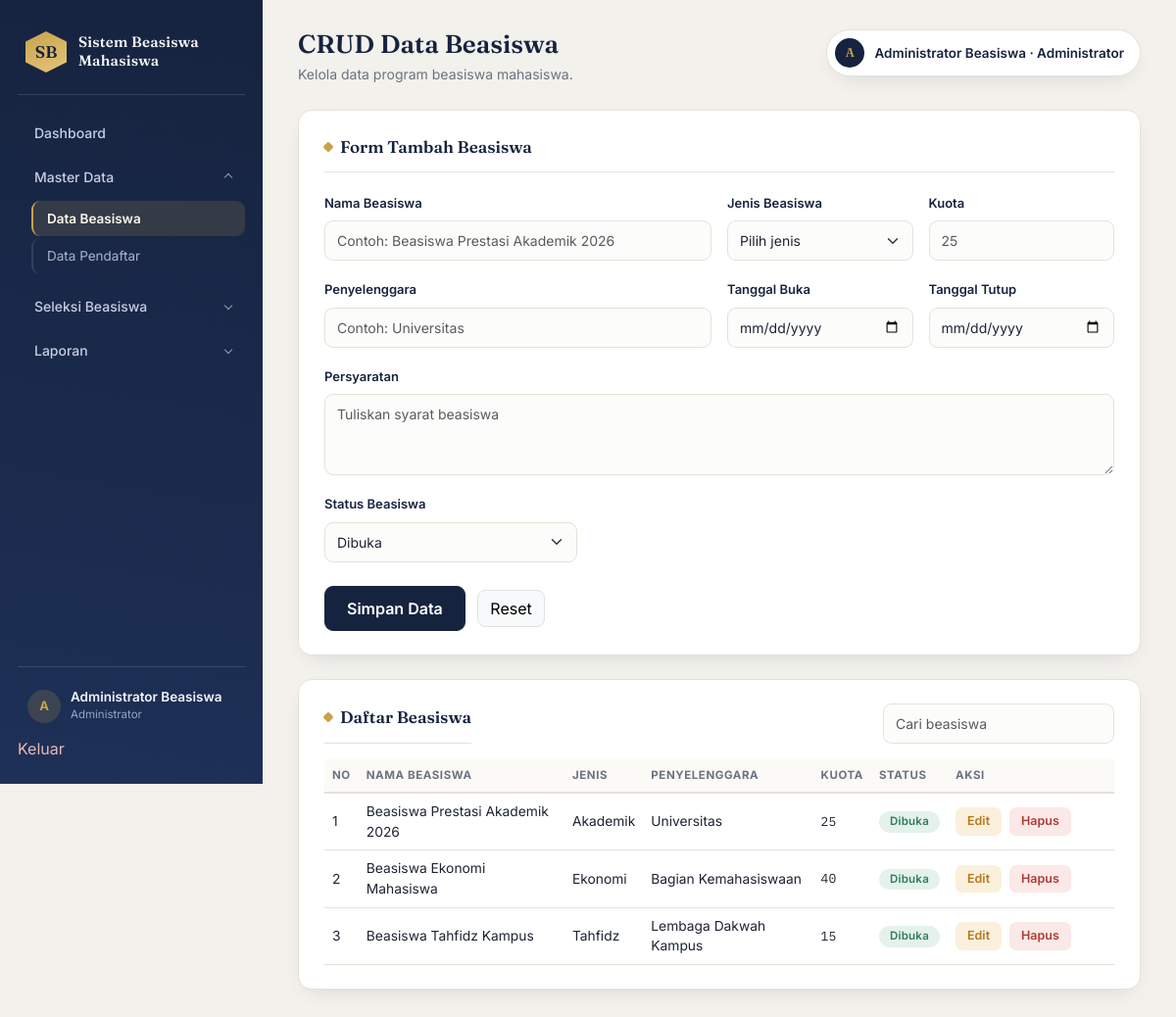
Screenshot of /beasiswa.php (signed in) with the database file from the repository.
### tables this page shows
CREATE TABLE `beasiswa` (
  `id_beasiswa` int(11) NOT NULL,
  `nama_beasiswa` varchar(150) NOT NULL,
  `jenis_beasiswa` enum('Akademik','Non Akademik','Ekonomi','Prestasi','Tahfidz','Lainnya') NOT NULL,
  `penyelenggara` varchar(150) NOT NULL,
  `kuota` int(11) NOT NULL,
  `tanggal_buka` date NOT NULL,
  `tanggal_tutup` date NOT NULL,
  `persyaratan` text DEFAULT NULL,
  `status_beasiswa` enum('Dibuka','Ditutup','Selesai') DEFAULT 'Dibuka',
  `created_at` timestamp NOT NULL DEFAULT current_timestamp()
);

### beasiswa.php (the view, shortened to what this page needs)
<?php
require_once __DIR__ . '/config/auth.php';
$statusOptions = ['Dibuka', 'Ditutup', 'Selesai'];
$dataEdit = null;
$cari = trim($_GET['cari'] ?? '');
if ($cari !== '') {
    $like = '%' . $cari . '%';
    $stmt = mysqli_prepare($koneksi, "SELECT * FROM beasiswa WHERE nama_beasiswa LIKE ? OR penyelenggara LIKE ? OR jenis_beasiswa LIKE ? ORDER BY created_at DESC");
    mysqli_stmt_bind_param($stmt, 'sss', $like, $like, $like);
    mysqli_stmt_execute($stmt);
    $daftarBeasiswa = mysqli_stmt_get_result($stmt);
} else {
    $daftarBeasiswa = mysqli_query($koneksi, "SELECT * FROM beasiswa ORDER BY created_at DESC");
}
include __DIR__ . '/partials/header.php';
?>
<div class="section-card">
    <div class="section-title"><?= $dataEdit ? 'Ubah Data Beasiswa' : 'Form Tambah Beasiswa' ?></div>
    <form method="post" action="beasiswa.php">
        <div class="row g-3">
            <div class="col-md-6">
                <label class="form-label fw-semibold">Nama Beasiswa</label>
                <input type="text" name="nama_beasiswa" class="form-control" placeholder="Contoh: Beasiswa Prestasi Akademik 2026"
                       value="<?= htmlspecialchars($dataEdit['nama_beasiswa'] ?? '') ?>" required>
            </div>
            <div class="col-md-3">
                <label class="form-label fw-semibold">Jenis Beasiswa</label>
                <select name="jenis_beasiswa" class="form-select" required>
                    <option value="">Pilih jenis</option>
                </select>
            </div>
            <div class="col-md-3">
                <label class="form-label fw-semibold">Kuota</label>
                <input type="number" name="kuota" class="form-control" min="1" placeholder="25"
                       value="<?= htmlspecialchars($dataEdit['kuota'] ?? '') ?>" required>
            </div>
            <div class="col-md-6">
                <label class="form-label fw-semibold">Penyelenggara</label>
                <input type="text" name="penyelenggara" class="form-control" placeholder="Contoh: Universitas"
                       value="<?= htmlspecialchars($dataEdit['penyelenggara'] ?? '') ?>" required>
            </div>
            <div class="col-md-3">
                <label class="form-label fw-semibold">Tanggal Buka</label>
                <input type="date" name="tanggal_buka" class="form-control"
                       value="<?= htmlspecialchars($dataEdit['tanggal_buka'] ?? '') ?>" required>
            </div>
            <div class="col-md-3">
                <label class="form-label fw-semibold">Tanggal Tutup</label>
                <input type="date" name="tanggal_tutup" class="form-control"
                       value="<?= htmlspecialchars($dataEdit['tanggal_tutup'] ?? '') ?>" required>
            </div>
            <div class="col-md-12">
                <label class="form-label fw-semibold">Persyaratan</label>
                <textarea name="persyaratan" class="form-control" rows="3" placeholder="Tuliskan syarat beasiswa"><?= htmlspecialchars($dataEdit['persyaratan'] ?? '') ?></textarea>
            </div>
            <div class="col-md-4">
                <label class="form-label fw-semibold">Status Beasiswa</label>
                <select name="status_beasiswa" class="form-select" required>
                    <?php foreach ($statusOptions as $opt): ?>
                        <option <?= (($dataEdit['status_beasiswa'] ?? 'Dibuka') === $opt) ? 'selected' : '' ?>><?= $opt ?></option>
                    <?php endforeach; ?>
                </select>
            </div>
        </div>
        <div class="mt-4">
            <button type="submit" class="btn btn-primary-custom"><?= $dataEdit ? 'Simpan Perubahan' : 'Simpan Data' ?></button>
            <?php if ($dataEdit): ?>
                <a href="beasiswa.php" class="btn btn-light border rounded-3 ms-2">Batal</a>
            <?php else: ?>
                <button type="reset" class="btn btn-light border rounded-3 ms-2">Reset</button>
            <?php endif; ?>
        </div>
    </form>
</div>
<div class="section-card">
    <div class="d-flex justify-content-between flex-wrap gap-3 mb-3">
        <div class="section-title mb-0">Daftar Beasiswa</div>
        <form method="get" action="beasiswa.php">
            <input type="search" name="cari" class="form-control w-auto" placeholder="Cari beasiswa"
                   value="<?= htmlspecialchars($cari) ?>">
        </form>
    </div>
    <div class="table-responsive">
        <table class="table table-hover align-middle">
            <thead>
                <tr>
                    <th>No</th>
                    <th>Nama Beasiswa</th>
                    <th>Jenis</th>
                    <th>Penyelenggara</th>
                    <th>Kuota</th>
                    <th>Status</th>
                    <th width="170">Aksi</th>
                </tr>
            </thead>
            <tbody>
                <?php if (mysqli_num_rows($daftarBeasiswa) === 0): ?>
                    <tr><td colspan="7" class="text-center text-muted py-4">Tidak ada data beasiswa yang cocok.</td></tr>
                <?php else: $no = 1; while ($row = mysqli_fetch_assoc($daftarBeasiswa)): ?>
                    <tr>
                        <td><?= $no++ ?></td>
                        <td><?= htmlspecialchars($row['nama_beasiswa']) ?></td>
                        <td><?= htmlspecialchars($row['jenis_beasiswa']) ?></td>
                        <td><?= htmlspecialchars($row['penyelenggara']) ?></td>
                        <td class="num"><?= (int)$row['kuota'] ?></td>
                        <td>
                            <?php
                            $badgeKelas = $row['status_beasiswa'] === 'Dibuka' ? 'badge-soft-success'
                                        : ($row['status_beasiswa'] === 'Selesai' ? 'badge-soft-primary' : 'badge-soft-danger');
                            ?>
                            <span class="badge <?= $badgeKelas ?>"><?= htmlspecialchars($row['status_beasiswa']) ?></span>
                        </td>
                        <td>
                            <a href="beasiswa.php?edit=<?= (int)$row['id_beasiswa'] ?>" class="btn btn-warning action-btn">Edit</a>
                            <a href="beasiswa.php?hapus=<?= (int)$row['id_beasiswa'] ?>" class="btn btn-danger action-btn"
                               onclick="return confirm('Hapus data beasiswa ini? Semua pendaftar terkait juga akan terhapus.');">Hapus</a>
                        </td>
                    </tr>
                <?php endwhile; endif; ?>
            </tbody>
        </table>
    </div>
</div>
<?php include __DIR__ . '/partials/footer.php'; ?>

### css/style.css (style rules this page uses)
:root { --ink: #16233F; --ink-2: #1E3057; --ink-soft: #3A4A6C; --paper: #F2F1EC; --paper-card: #FFFFFF; --gold: #C9A24B; --gold-deep: #A8823A; --line: #E4E2D8; --text: #1D2433; --text-muted: #6B7280; --ok: #2F7D5D; --ok-bg: #E4F2EB; --warn: #B4791F; --warn-bg: #FBF0DC; --danger: #AE3B34; --danger-bg: #FBE9E7; --info: #2C5C8A; --info-bg: #E6EEF6; --radius: 14px; --radius-sm: 9px; --shadow: 0 8px 24px -12px rgba(22, 35, 63, 0.18); --shadow-lg: 0 20px 45px -20px rgba(22, 35, 63, 0.35); }
* { box-sizing: border-box; }
html, body { height: 100%; }
body { margin: 0; background: var(--paper); color: var(--text); font-family: 'Inter', -apple-system, BlinkMacSystemFont, sans-serif; -webkit-font-smoothing: antialiased; }
h1, h2, h3, .brand-title, .section-title, .stat-value, .login-logo, .page-title h1 { font-family: 'Fraunces', Georgia, serif; }
a { text-decoration: none; }
.section-card { background: var(--paper-card); border: 1px solid var(--line); border-radius: var(--radius); padding: 24px 26px; margin-bottom: 24px; box-shadow: var(--shadow); }
.section-title { font-size: 17px; font-weight: 600; color: var(--ink); margin-bottom: 18px; padding-bottom: 12px; border-bottom: 1px solid var(--line); display: flex; align-items: center; gap: 8px; }
.section-title::before { content: ''; width: 8px; height: 8px; border-radius: 2px; background: var(--gold); display: inline-block; transform: rotate(45deg); }
.form-label { font-size: 13px; color: var(--ink); }
.form-control, .form-select { border: 1px solid var(--line); border-radius: var(--radius-sm); padding: 9px 12px; font-size: 14px; color: var(--text); background-color: #FCFCFA; }
.btn-primary-custom { background: var(--ink); border: 1px solid var(--ink); color: #fff; font-weight: 600; padding: 10px 22px; border-radius: var(--radius-sm); transition: background .15s ease, transform .1s ease; }
.table { margin-bottom: 0; }
.table thead th { font-size: 11.5px; text-transform: uppercase; letter-spacing: 0.05em; color: var(--text-muted); font-weight: 700; border-bottom: 2px solid var(--line); white-space: nowrap; background: #FBFAF6; }
.table tbody td { font-size: 13.8px; color: var(--text); vertical-align: middle; border-bottom: 1px solid var(--line); }
.table td.num, .table td.mono { font-family: 'IBM Plex Mono', monospace; font-size: 13px; }
.action-btn { padding: 5px 12px; font-size: 12.5px; font-weight: 600; border-radius: 7px; border: none; margin-right: 4px; }
.btn-warning.action-btn { background: var(--warn-bg); color: var(--warn); }
.btn-danger.action-btn { background: var(--danger-bg); color: var(--danger); }
.badge { font-weight: 600; font-size: 11.5px; letter-spacing: 0.02em; padding: 5px 11px; border-radius: 999px; }
.badge-soft-success { background: var(--ok-bg); color: var(--ok); }

### rows the page displays
beasiswa: nama_beasiswa "Beasiswa Prestasi Akademik 2026", jenis_beasiswa "Akademik", penyelenggara "Universitas", kuota "25", status_beasiswa "Dibuka"
beasiswa: nama_beasiswa "Beasiswa Ekonomi Mahasiswa", jenis_beasiswa "Ekonomi", penyelenggara "Bagian Kemahasiswaan", kuota "40", status_beasiswa "Dibuka"
beasiswa: nama_beasiswa "Beasiswa Tahfidz Kampus", jenis_beasiswa "Tahfidz", penyelenggara "Lembaga Dakwah Kampus", kuota "15", status_beasiswa "Dibuka"

### other values shown
substr(user_nama(), 0, 1) "A"
user_nama() "Administrator Beasiswa"
label_role(user_role()) "Administrator"
$judul "CRUD Data Beasiswa"
$deskripsi "Kelola data program beasiswa mahasiswa."
form field status_beasiswa "Dibuka"
